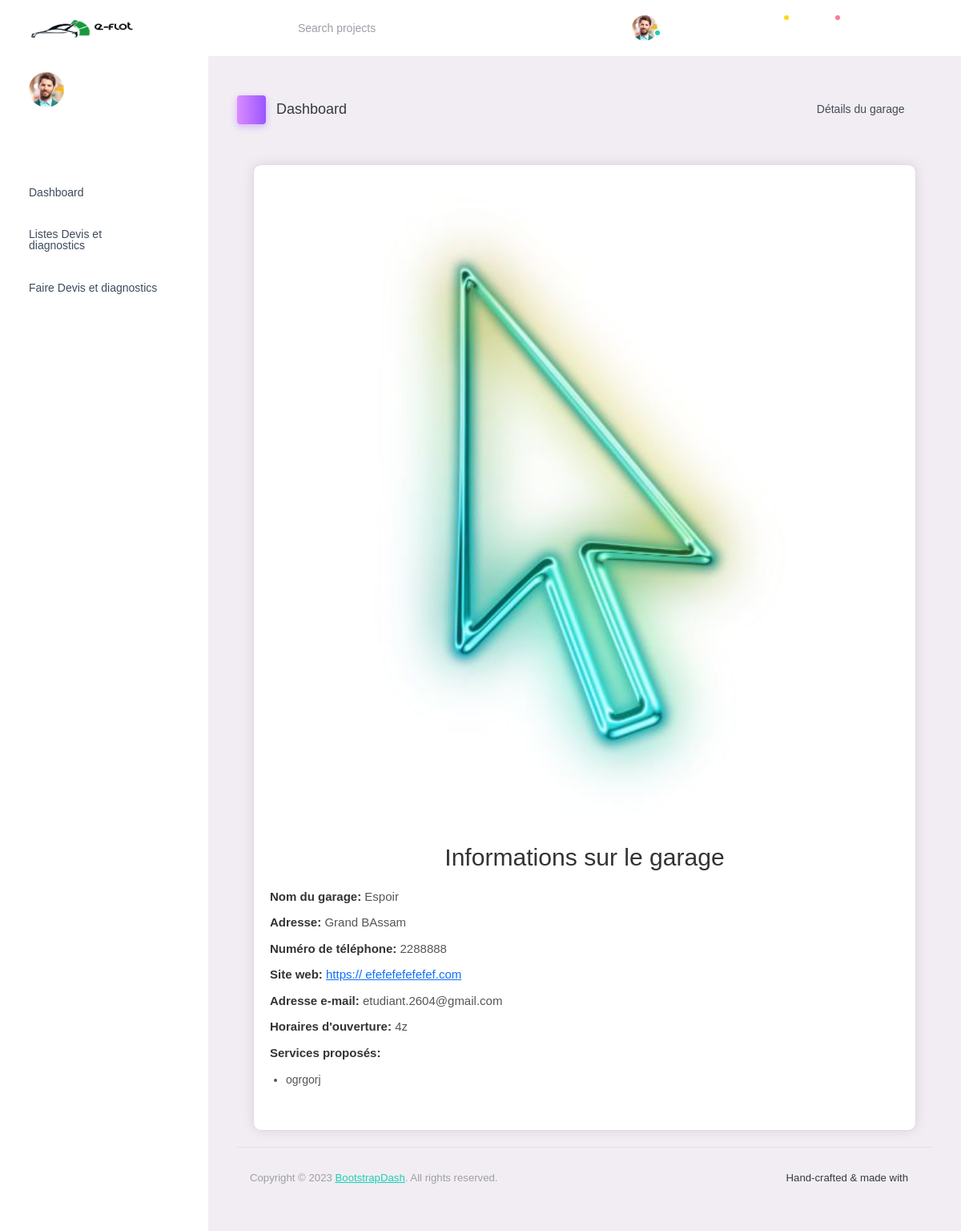
The app's page /Tableau/de/board/detail/garage/2/ with its own data.
### admin_dashboard/models.py (models this page shows, shortened)
class Garage(models.Model):
    user = models.OneToOneField(settings.AUTH_USER_MODEL, on_delete=models.CASCADE)
    name = models.CharField(max_length=100)
    adresse = models.CharField(max_length=100)
    telephone = models.CharField(max_length=100)
    site_web = models.CharField(max_length=100)
    email = models.CharField(max_length=100)
    horaire = models.CharField(max_length=100)
    service = models.CharField(max_length=100)
    photo_garage = models.ImageField(upload_to='photo_garage/')
    logo_garage = models.ImageField(upload_to='logo_garare/')
    status = models.BooleanField(default= True)
    date_add = models.DateTimeField(auto_now= True)
    date_update = models.DateTimeField(auto_now= True)

### admin_dashboard/views.py (the view)
# urls.py: path('Tableau/de/board/detail/garage/<int:garage_id>/', detail_garages, name='detail_garage'),
def detail_garages(request, garage_id):
    garages = Garage.objects.get(id=garage_id)
    datas = {
        'garages': garages,
    }
    return render(request, 'dist/pages/gestion/garages.html', datas)

### admin_dashboard/templates/dist/pages/gestion/garages.html (shortened to what this page needs)
{% extends 'dist/base.html' %} {% block content %}
<div class="main-panel">
  <div class="content-wrapper">
    <div class="page-header">
      <h3 class="page-title">
        <span class="page-title-icon bg-gradient-primary text-white me-2">
          <i class="mdi mdi-home"></i>
        </span>
        Dashboard
      </h3>
      <nav aria-label="breadcrumb">
        <ul class="breadcrumb">
          <li class="breadcrumb-item active" aria-current="page">
            Détails du garage
            <i
              class="mdi mdi-alert-circle-outline icon-sm text-primary align-middle"
            ></i>
          </li>
        </ul>
      </nav>
    </div>
    <div class="main">
      <div class="container">
        <img
          src="{{garages.photo_garage.url }}"
          alt="Photo du garage"
          class="garage-image"
        />
        <div class="garage-details">
          <h2>Informations sur le garage</h2>
          <p><strong>Nom du garage:</strong> {{garages.name}}</p>
          <p><strong>Adresse:</strong> {{garages.adresse}}</p>
          <p><strong>Numéro de téléphone:</strong> {{garages.telephone}}</p>
          <p>
            <strong>Site web:</strong>
            <a href="{{garages.site_web}}">{{garages.site_web}}</a>
          </p>
          <p><strong>Adresse e-mail:</strong> {{garages.email}}</p>
          <p><strong>Horaires d'ouverture:</strong> {{garages.horaire}}</p>
          <p style="margin-bottom: 0"><strong>Services proposés:</strong></p>
          <ul>
            <li>{{garages.service}}</li>
          </ul>
        </div>
      </div>
    </div>
     {% endblock content %}

### admin_dashboard/templates/dist/pages/gestion/garages.html (style rules this page uses)
.main { display: flex; flex-direction: column; align-items: center; justify-content: center; padding: 20px; width: 100%; flex-grow: 1; }
.container { background-color: #fff; border: 1px solid #ddd; border-radius: 10px; box-shadow: 0 0 15px rgba(0, 0, 0, 0.1); padding: 20px; width: 100%; overflow: hidden; }
.garage-image { width: 100%; max-width: 100%; align-items: center; height: 50%; border-radius: 10px; margin-bottom: 20px; }
.garage-details { text-align: left; padding: 20px 0; }
.garage-details h2 { margin: 0; color: #333; text-align: center; margin-bottom: 20px; }
.garage-details p { margin: 10px 0; color: #555; }
.garage-details p strong { color: #333; }
.garage-details ul { margin: 10px 0; padding-left: 20px; color: #555; }

### records on screen
Garage: photo_garage (picture), name "Espoir", adresse "Grand BAssam", telephone "2288888", site_web "https:// efefefefefefef.com", email "etudiant.2604@gmail.com", horaire "4z", service "ogrgorj"
